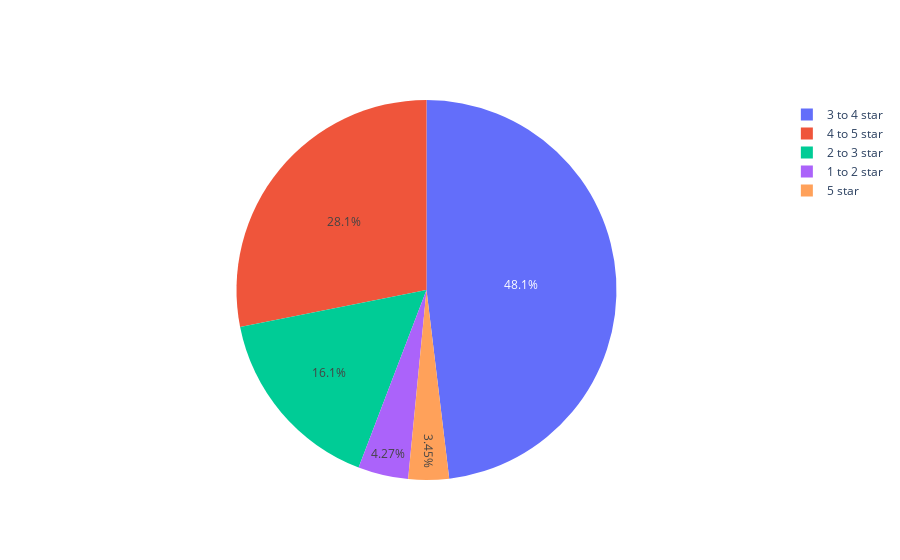

Notebook code cell kept with this figure:
### Code cell
print('Split of movies count based on their overall average rating')
# Pie chart, where the slices will be ordered and plotted counter-clockwise:
labels = '5 star', '4 to 5 star', '3 to 4 star', '2 to 3 star', '1 to 2 star'
values = [302, 2461, 4210, 1407, 374]

fig = go.Figure(data=[go.Pie(labels=labels, values=values)])
fig.show()

plt.show()

### Figure 1 — Plotly figure (JSON) as saved in the notebook; plotly's stock layout.template omitted (floating-point values rounded to 4 significant figures)
{"data": [{"labels": ["5 star", "4 to 5 star", "3 to 4 star", "2 to 3 star", "1 to 2 star"], "type": "pie", "values": [302, 2461, 4210, 1407, 374]}], "layout": {}}
